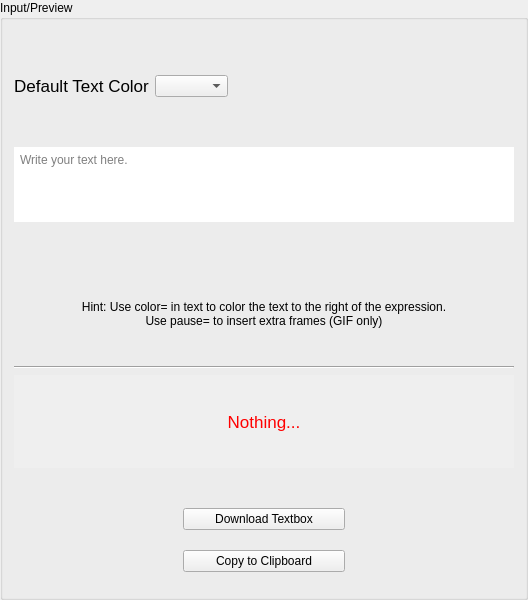
             <widget class="QGroupBox" name="input_preview">
              <property name="sizePolicy">
               <sizepolicy hsizetype="Preferred" vsizetype="Preferred">
                <horstretch>1</horstretch>
                <verstretch>0</verstretch>
               </sizepolicy>
              </property>
              <property name="minimumSize">
               <size>
                <width>400</width>
                <height>600</height>
               </size>
              </property>
              <property name="title">
               <string>Input/Preview</string>
              </property>
              <layout class="QVBoxLayout" name="verticalLayout_6">
               <item>
                <spacer name="verticalSpacer_9">
                 <property name="orientation">
                  <enum>Qt::Orientation::Vertical</enum>
                 </property>
                 <property name="sizeType">
                  <enum>QSizePolicy::Policy::Fixed</enum>
                 </property>
                 <property name="sizeHint" stdset="0">
                  <size>
                   <width>20</width>
                   <height>40</height>
                  </size>
                 </property>
                </spacer>
               </item>
               <item>
                <layout class="QHBoxLayout" name="horizontalLayout_72">
                 <item>
                  <widget class="QLabel" name="label_12">
                   <property name="font">
                    <font>
                     <pointsize>13</pointsize>
                     <fontweight>DemiBold</fontweight>
                    </font>
                   </property>
                   <property name="toolTip">
                    <string>Changes the default text color, check hint for inline changes</string>
                   </property>
                   <property name="text">
                    <string>Default Text Color</string>
                   </property>
                   <property name="alignment">
                    <set>Qt::AlignmentFlag::AlignCenter</set>
                   </property>
                  </widget>
                 </item>
                 <item>
                  <widget class="QComboBox" name="default_color_selector"/>
                 </item>
                 <item>
                  <layout class="QHBoxLayout" name="horizontalLayout_73">
                   <item>
                    <spacer name="horizontalSpacer_30">
                     <property name="orientation">
                      <enum>Qt::Orientation::Horizontal</enum>
                     </property>
                     <property name="sizeType">
                      <enum>QSizePolicy::Policy::Fixed</enum>
                     </property>
                     <property name="sizeHint" stdset="0">
                      <size>
                       <width>40</width>
                       <height>20</height>
                      </size>
                     </property>
                    </spacer>
                   </item>
                   <item>
                    <widget class="QLabel" name="default_color_preview">
                     <property name="sizePolicy">
                      <sizepolicy hsizetype="Fixed" vsizetype="Fixed">
                       <horstretch>0</horstretch>
                       <verstretch>0</verstretch>
                      </sizepolicy>
                     </property>
                     <property name="minimumSize">
                      <size>
                       <width>200</width>
                       <height>30</height>
                      </size>
                     </property>
                     <property name="maximumSize">
                      <size>
                       <width>200</width>
                       <height>30</height>
                      </size>
                     </property>
                     <property name="text">
                      <string/>
                     </property>
                    </widget>
                   </item>
                   <item>
                    <spacer name="horizontalSpacer_41">
                     <property name="orientation">
                      <enum>Qt::Orientation::Horizontal</enum>
                     </property>
                     <property name="sizeType">
                      <enum>QSizePolicy::Policy::Fixed</enum>
                     </property>
                     <property name="sizeHint" stdset="0">
                      <size>
                       <width>40</width>
                       <height>20</height>
                      </size>
                     </property>
                    </spacer>
                   </item>
                  </layout>
                 </item>
                </layout>
               </item>
               <item>
                <spacer name="verticalSpacer_8">
                 <property name="orientation">
                  <enum>Qt::Orientation::Vertical</enum>
                 </property>
                 <property name="sizeType">
                  <enum>QSizePolicy::Policy::Fixed</enum>
                 </property>
                 <property name="sizeHint" stdset="0">
                  <size>
                   <width>20</width>
                   <height>40</height>
                  </size>
                 </property>
                </spacer>
               </item>
               <item>
                <layout class="QHBoxLayout" name="horizontalLayout_45">
                 <item>
                  <widget class="QTextEdit" name="input">
                   <property name="sizePolicy">
                    <sizepolicy hsizetype="Fixed" vsizetype="Fixed">
                     <horstretch>0</horstretch>
                     <verstretch>0</verstretch>
                    </sizepolicy>
                   </property>
                   <property name="minimumSize">
                    <size>
                     <width>500</width>
                     <height>75</height>
                    </size>
                   </property>
                   <property name="maximumSize">
                    <size>
                     <width>400</width>
                     <height>75</height>
                    </size>
                   </property>
                   <property name="styleSheet">
                    <string notr="true">border: 2px solid white</string>
                   </property>
                   <property name="placeholderText">
                    <string>Write your text here.</string>
                   </property>
                  </widget>
                 </item>
                </layout>
               </item>
               <item>
                <spacer name="verticalSpacer_5">
                 <property name="orientation">
                  <enum>Qt::Orientation::Vertical</enum>
                 </property>
                 <property name="sizeType">
                  <enum>QSizePolicy::Policy::Fixed</enum>
                 </property>
                 <property name="sizeHint" stdset="0">
                  <size>
                   <width>20</width>
                   <height>40</height>
                  </size>
                 </property>
                </spacer>
               </item>
               <item>
                <layout class="QHBoxLayout" name="horizontalLayout_71">
                 <item>
                  <widget class="QLabel" name="label_11">
                   <property name="sizePolicy">
                    <sizepolicy hsizetype="Preferred" vsizetype="Preferred">
                     <horstretch>0</horstretch>
                     <verstretch>0</verstretch>
                    </sizepolicy>
                   </property>
                   <property name="font">
                    <font>
                     <pointsize>9</pointsize>
                    </font>
                   </property>
                   <property name="layoutDirection">
                    <enum>Qt::LayoutDirection::LeftToRight</enum>
                   </property>
                   <property name="text">
                    <string>Hint: Use color=&lt;color-name&gt; in text to color the text to the right of the expression.
Use pause=&lt;frameamount&gt; to insert extra frames (GIF only)</string>
                   </property>
                   <property name="textFormat">
                    <enum>Qt::TextFormat::AutoText</enum>
                   </property>
                   <property name="alignment">
                    <set>Qt::AlignmentFlag::AlignCenter</set>
                   </property>
                  </widget>
                 </item>
                </layout>
               </item>
               <item>
                <widget class="Line" name="line_8">
                 <property name="orientation">
                  <enum>Qt::Orientation::Horizontal</enum>
                 </property>
                </widget>
               </item>
               <item>
                <layout class="QHBoxLayout" name="horizontalLayout_56">
                 <item>
                  <widget class="QLabel" name="output">
                   <property name="sizePolicy">
                    <sizepolicy hsizetype="Minimum" vsizetype="Minimum">
                     <horstretch>0</horstretch>
                     <verstretch>0</verstretch>
                    </sizepolicy>
                   </property>
                   <property name="minimumSize">
                    <size>
                     <width>289</width>
                     <height>76</height>
                    </size>
                   </property>
                   <property name="maximumSize">
                    <size>
                     <width>909</width>
                     <height>270</height>
                    </size>
                   </property>
                   <property name="palette">
                    <palette>
                     <active>
                      <colorrole role="WindowText">
                       <brush brushstyle="SolidPattern">
                        <color alpha="255">
                         <red>255</red>
                         <green>0</green>
                         <blue>0</blue>
                        </color>
                       </brush>
                      </colorrole>
                     </active>
                     <inactive>
                      <colorrole role="WindowText">
                       <brush brushstyle="SolidPattern">
                        <color alpha="255">
                         <red>255</red>
                         <green>0</green>
                         <blue>0</blue>
                        </color>
                       </brush>
                      </colorrole>
                     </inactive>
                     <disabled/>
                    </palette>
                   </property>
                   <property name="font">
                    <font>
                     <pointsize>13</pointsize>
                     <fontweight>DemiBold</fontweight>
                    </font>
                   </property>
                   <property name="autoFillBackground">
                    <bool>true</bool>
                   </property>
                   <property name="text">
                    <string>Nothing...</string>
                   </property>
                   <property name="alignment">
                    <set>Qt::AlignmentFlag::AlignCenter</set>
                   </property>
                   <property name="textInteractionFlags">
                    <set>Qt::TextInteractionFlag::LinksAccessibleByMouse</set>
                   </property>
                  </widget>
                 </item>
                </layout>
               </item>
               <item>
                <spacer name="verticalSpacer_6">
                 <property name="orientation">
                  <enum>Qt::Orientation::Vertical</enum>
                 </property>
                 <property name="sizeType">
                  <enum>QSizePolicy::Policy::Fixed</enum>
                 </property>
                 <property name="sizeHint" stdset="0">
                  <size>
                   <width>20</width>
                   <height>20</height>
                  </size>
                 </property>
                </spacer>
               </item>
               <item>
                <layout class="QHBoxLayout" name="horizontalLayout_51">
                 <property name="spacing">
                  <number>6</number>
                 </property>
                 <property name="bottomMargin">
                  <number>0</number>
                 </property>
                 <item>
                  <widget class="QLabel" name="label_13">
                   <property name="text">
                    <string/>
                   </property>
                  </widget>
                 </item>
                 <item>
                  <layout class="QVBoxLayout" name="verticalLayout_32">
                   <item>
                    <widget class="QPushButton" name="download">
                     <property name="sizePolicy">
                      <sizepolicy hsizetype="Maximum" vsizetype="Maximum">
                       <horstretch>0</horstretch>
                       <verstretch>0</verstretch>
                      </sizepolicy>
                     </property>
                     <property name="minimumSize">
                      <size>
                       <width>0</width>
                       <height>0</height>
                      </size>
                     </property>
                     <property name="maximumSize">
                      <size>
                       <width>300</width>
                       <height>16777215</height>
                      </size>
                     </property>
                     <property name="text">
                      <string>Download Textbox</string>
                     </property>
                    </widget>
                   </item>
                   <item>
                    <widget class="QPushButton" name="copy_to_clipboard">
                     <property name="sizePolicy">
                      <sizepolicy hsizetype="Maximum" vsizetype="Maximum">
                       <horstretch>0</horstretch>
                       <verstretch>0</verstretch>
                      </sizepolicy>
                     </property>
                     <property name="maximumSize">
                      <size>
                       <width>300</width>
                       <height>16777215</height>
                      </size>
                     </property>
                     <property name="text">
                      <string>Copy to Clipboard</string>
                     </property>
                    </widget>
                   </item>
                  </layout>
                 </item>
                 <item>
                  <widget class="QLabel" name="label_14">
                   <property name="text">
                    <string/>
                   </property>
                  </widget>
                 </item>
                </layout>
               </item>
              </layout>
             </widget>
